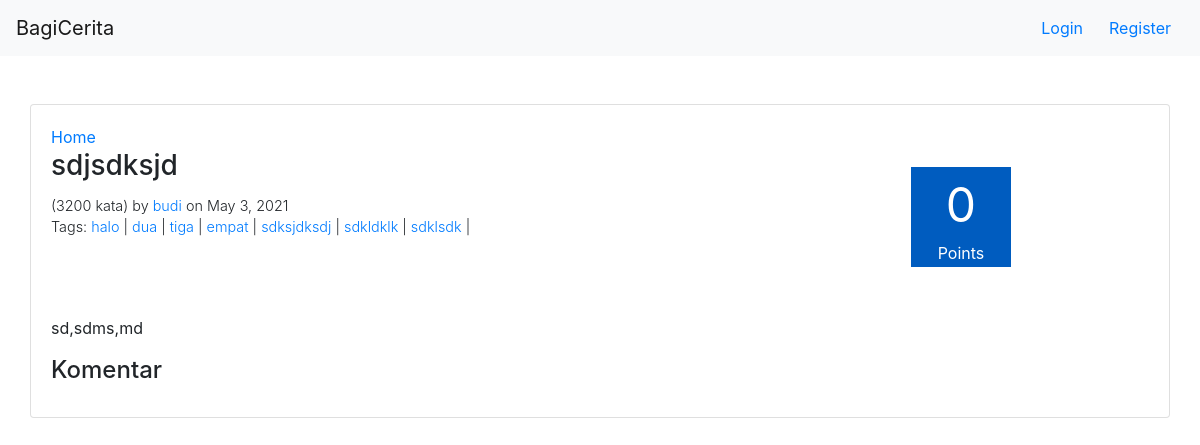
Screenshot of /stories/20 with the database file from the repository.
### story/models.py (models this page shows, shortened)
class Story(models.Model):
    title = models.CharField(max_length=120,blank=True)
    date_posted = models.DateField(null=True, blank=True)
    content = models.TextField(blank=True,null=True)
    user = models.ForeignKey(User, on_delete=models.CASCADE,default=None)
    class Meta:
        ordering = ["-date_posted"]

class Tag(models.Model):
    name = models.CharField(max_length=120,blank=True)
    stories = models.ManyToManyField(Story)

### story/views.py (the view, shortened to what this page needs)
# urls.py: path('<int:story_id>',story_view,name="story"),
def story_view(request,story_id):
    story = Story.objects.get(id=story_id)
    context={
        "id":story_id,
        "rating":10,
        "story":get_story(story),
        "comments":get_comments(story_id),
        "have_commented":"False"
    }
    for comment in context['comments']:
        print("comment: "+str(comment))
        if(comment.user.id == request.user.id):
            context['have_commented']="True"
    return render(request,"story/story.html",context)

### bagicerita/context_processor.py (called while the page is built)
def get_auth_form(request):
    registerForm = UserCreationForm()
    return{
        'register_form':registerForm
    }

def check_if_logged_in(request):
    if request.user.is_authenticated:
        return{
            'logged_in':True,
            'username':request.user.username
        }
    else:
        return {
            'logged_in':False
        }

### story/views.py (called while the page is built)
def get_story(story):
    story.tags = story.tag_set.all()
    story = calculate_story_rating(story)
    return story

def get_comments(story_id):
    story_comments = Story.objects.get(id=story_id).comment_set.filter(replied_comment_id=0)
    return iterate_through_comments_and_get_replies(story_comments)

def iterate_through_comments_and_get_replies(comments):
    for comment in comments:
        comment.replies = get_replies(comment.id)
    return comments

def calculate_story_rating(story):
    comments = story.comment_set.filter(replied_comment_id=0)
    story_rating=0
    for comment in comments:
        story_rating+=comment.rating
    story.rating = story_rating
    return story

### templates/story/story.html (shortened to what this page needs)
{% extends 'base.html' %}
{% load story_tags %}
{% block content %}
    {% include 'navbar.html' %}
    <div class="container">
        <div class="row mt-5">
            <div class="card" style="width: 100%">
                <div class="card-body">
                    <a href="/stories">Home</a>
                    <div class="story">
                        <div class="story-info-container">
                            <div class="story-info mb-5">
                                <h3 class="card-title">{{story.title}}</h3>
                                <span class="text-story-info font-weight-light">(3200 kata) by <a href="/user/{{story.user.username}}/profile">{{story.user.username}}</a> on {{story.date_posted}}</span>
                                <span class="text-story-info tags font-weight-light">Tags:
                                    {% for tag in  story.tags%}
                                        <a href="twitter.com">{{tag.name}}</a> |
                                    {% endfor %}
                                </span>
                            </div>
                            <div class="score-box story-page mr-2">
                                <div class="points-number text-center mb-0">{{story.rating}}</div>
                                <div class="points-text text-center">Points</div>
                            </div>
                        </div>
                        <div class="story-content">
                            <p>{{story.content}}</p>
                        </div>
                    </div>
                    <div class="comments">
                        <h4 class="card-title">Komentar</h4>
                    </div>
                </div>
            </div>
        </div>
    </div>
{% endblock %}

### static/style.css (style rules this page uses)
.score-box { background-color: #0b6623; background-color: #005CBF; color: white; height: 80px; width: 80px; display: flex; justify-content: center; align-items: center; flex-direction: column; }
.score-box.story-page { height: 100px; width: 100px; }
.points-number { font-size: 2em; }
.points-text { font-size: 0.7em; }
.score-box.story-page .points-number { font-size: 3em; }
.score-box.story-page .points-text { font-size: 1em; }
.story-info-container { display: flex; justify-content: space-between; padding-right: 130px; align-items: center; margin-bottom: 30px; }
.text-story-info { display: block; font-size: 0.9em; }
.comments { width: 90%; }

### rows the page displays
Story: title "sdjsdksjd", user.username "budi", date_posted "May 3, 2021", rating "0", content "sd,sdms,md"
Tag: name "halo"
Tag: name "dua"
Tag: name "tiga"
Tag: name "empat"
Tag: name "sdksjdksdj"
Tag: name "sdkldklk"
Tag: name "sdklsdk"
